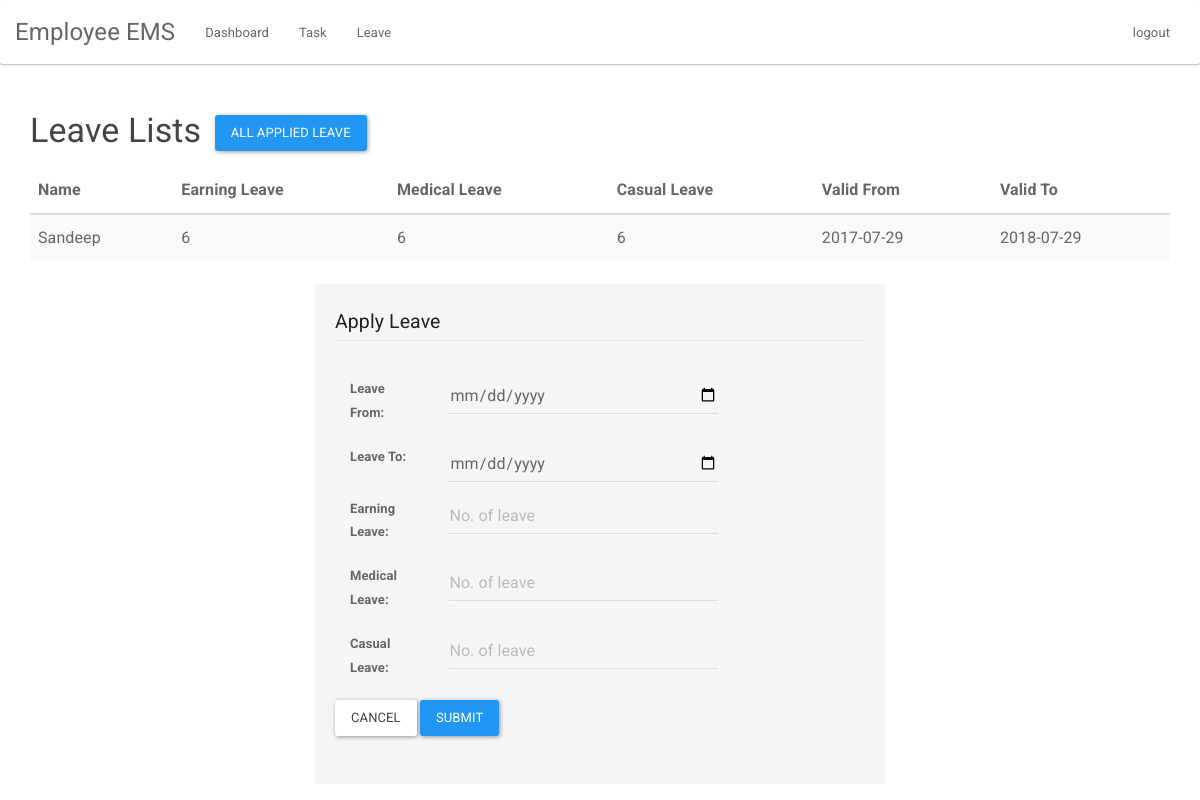
Page /employee/leave.php (signed in) on the committed database.
### tables this page shows
CREATE TABLE `assign_leave` (
  `id` int(255) NOT NULL,
  `v_from` date NOT NULL,
  `v_to` date NOT NULL,
  `e_leave` varchar(1000) NOT NULL,
  `m_leave` varchar(1000) NOT NULL,
  `c_leave` varchar(1000) NOT NULL,
  `assign_to` int(255) NOT NULL,
  `assign_by` varchar(1000) NOT NULL,
  `modified_date` timestamp NOT NULL DEFAULT CURRENT_TIMESTAMP ON UPDATE CURRENT_TIMESTAMP
);

CREATE TABLE `users` (
  `user_id` int(255) NOT NULL,
  `name` varchar(1000) NOT NULL,
  `email` varchar(1000) NOT NULL,
  `password` varchar(1000) NOT NULL,
  `department` varchar(1000) NOT NULL,
  `role` varchar(100) NOT NULL,
  `created_on` timestamp NOT NULL DEFAULT CURRENT_TIMESTAMP ON UPDATE CURRENT_TIMESTAMP
);

### employee/leave.php (the view, shortened to what this page needs)
<?php include "../auth/auth.php";?>
<html>
<head>
<link rel="stylesheet" href="../css/style.css">
</head>
<body>
<?php include "header.php";?>
<div class="container">
<h3>Leave Lists <a href="applied-leave.php" class="btn btn-primary" style="margin:5px;">All Applied Leave</a></h3>
<table class="table table-striped table-hover ">
  <thead>
    <tr>	        <th>Name</th>
	        <th>Earning Leave</th>
	   <th>Medical Leave</th>
	     <th>Casual Leave</th>
		   <th>Valid From</th>
		    <th>Valid To</th>
    </tr>
  </thead>
  <tbody>
  <?php
  $i=1;
  $user_id=$_SESSION['user_id'];
  $query="Select * from `assign_leave` t1 join `users` t2 on t1.assign_to=t2.user_id where t2.user_id=$user_id";
	$res=mysqli_query($conn, $query);
	$count=mysqli_num_rows($res);
	if($count>0)
	{
	while($row=mysqli_fetch_array($res))
	{
  ?>
    <tr>
	<td ><?php echo $row['name'];?></td>
      <td class="eleave"><?php echo $row['e_leave'];?></td>
	  <td class="mleave"><?php echo $row['m_leave'];?></td>
	    <td class="cleave"><?php echo $row['c_leave'];?> </td>
		  <td class="v_from"><?php echo $row['v_from'];?></td>
		    <td class="v_to"><?php echo $row['v_to'];?></td>
    </tr>
	<?php $i++;}}else{
		 echo "No record Found!";
	} ?>
  </tbody>
</table>
<div class="col-xs-6 col-xs-push-3 well">
<form class="form-horizontal" method="post" action="apply-leave.php" >
  <fieldset>
    <legend>Apply Leave  </legend>
	<div class="col-xs-9">
<div class="form-group">
      <label for="inputEmail" class="col-lg-3"><b>Leave From:</b></label>
      <div class="col-lg-9">
        <input type="date" name="l_from" placeholder="dd/mm/yyyy" class="form-control" onblur="checkDate(this.value)">
      </div>
    </div>
   <div class="form-group">
      <label for="inputEmail" class="col-lg-3"><b>Leave To:</b></label>
      <div class="col-lg-9">
        <input type="date" name="l_to" placeholder="dd/mm/yyyy" class="form-control" onblur="checkDate(this.value)">
      </div>
    </div>
	<div class="form-group">
      <label for="inputEmail" class="col-lg-3"><b>Earning Leave:</b></label>
      <div class="col-lg-9">
        <input type="text" name="eleave" placeholder="No. of leave" class="form-control" onblur="checkeleavequan(this.value)">
      </div>
    </div>
	<div class="form-group">
      <label for="inputEmail" class="col-lg-3"><b>Medical Leave:</b></label>
      <div class="col-lg-9">
        <input type="text" name="mleave" placeholder="No. of leave" class="form-control" onblur="checkmleavequan(this.value)">
      </div>
    </div>
	<div class="form-group">
      <label for="inputEmail" class="col-lg-3"><b>Casual Leave:</b></label>
      <div class="col-lg-9">
          <input type="text" name="cleave" placeholder="No. of leave" class="form-control" onblur="checkcleavequan(this.value)">
      </div>
    </div>
	</div>
    <div class="form-group">
      <div class="col-lg-12">
        <button type="reset" class="btn btn-default">Cancel</button>
        <button type="submit" class="btn btn-primary">Submit</button>
      </div>
    </div>
  </fieldset>
</form>
</div>
</div>
</body>
</html>

### rows in the picture
assign_leave: users.name "Sandeep", e_leave "6", m_leave "6", c_leave "6", v_from "2017-07-29", v_to "2018-07-29"
